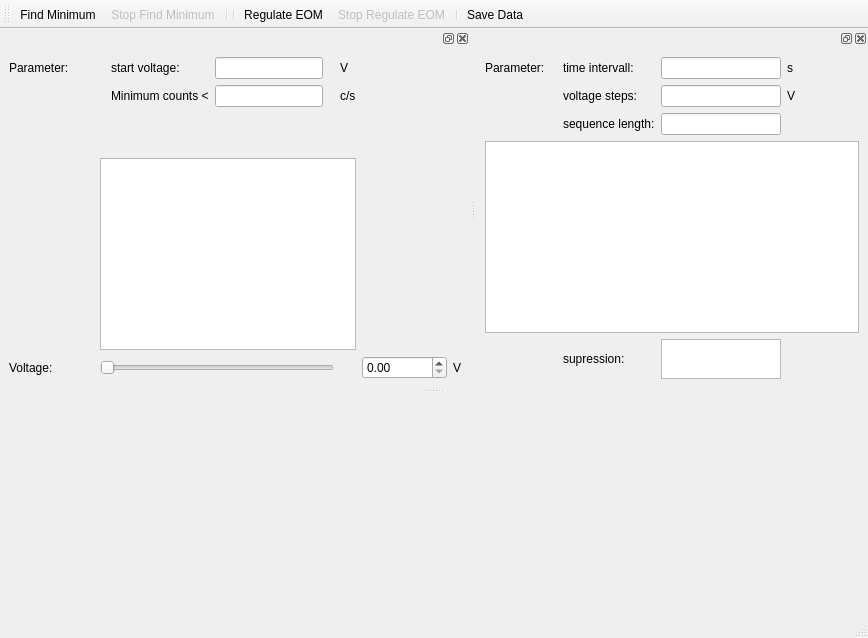
<?xml version="1.0" encoding="UTF-8"?>
<ui version="4.0">
 <class>MainWindow</class>
 <widget class="QMainWindow" name="MainWindow">
  <property name="enabled">
   <bool>true</bool>
  </property>
  <property name="geometry">
   <rect>
    <x>0</x>
    <y>0</y>
    <width>868</width>
    <height>638</height>
   </rect>
  </property>
  <property name="windowTitle">
   <string>qudi: Cavity Stabilisation</string>
  </property>
  <widget class="QWidget" name="centralwidget">
   <layout class="QHBoxLayout" name="horizontalLayout"/>
  </widget>
  <widget class="QStatusBar" name="statusbar"/>
  <widget class="QToolBar" name="scan_control_ToolBar">
   <property name="minimumSize">
    <size>
     <width>0</width>
     <height>0</height>
    </size>
   </property>
   <property name="font">
    <font>
     <kerning>false</kerning>
    </font>
   </property>
   <property name="windowTitle">
    <string>Counting Controls</string>
   </property>
   <property name="movable">
    <bool>true</bool>
   </property>
   <property name="toolButtonStyle">
    <enum>Qt::ToolButtonTextUnderIcon</enum>
   </property>
   <attribute name="toolBarArea">
    <enum>TopToolBarArea</enum>
   </attribute>
   <attribute name="toolBarBreak">
    <bool>false</bool>
   </attribute>
   <addaction name="action_start_find_minimum"/>
   <addaction name="action_stop_find_minimum"/>
   <addaction name="separator"/>
   <addaction name="separator"/>
   <addaction name="action_start_regulation"/>
   <addaction name="action_stop_regulation"/>
   <addaction name="separator"/>
   <addaction name="action_Save"/>
  </widget>
  <widget class="QMenuBar" name="menubar">
   <property name="geometry">
    <rect>
     <x>0</x>
     <y>0</y>
     <width>868</width>
     <height>21</height>
    </rect>
   </property>
  </widget>
  <widget class="QDockWidget" name="dockWidget">
   <property name="sizePolicy">
    <sizepolicy hsizetype="Preferred" vsizetype="Preferred">
     <horstretch>0</horstretch>
     <verstretch>0</verstretch>
    </sizepolicy>
   </property>
   <attribute name="dockWidgetArea">
    <number>4</number>
   </attribute>
   <widget class="QWidget" name="dockWidgetContents">
    <layout class="QGridLayout" name="gridLayout">
     <item row="4" column="0">
      <spacer name="horizontalSpacer_4">
       <property name="orientation">
        <enum>Qt::Horizontal</enum>
       </property>
       <property name="sizeHint" stdset="0">
        <size>
         <width>40</width>
         <height>20</height>
        </size>
       </property>
      </spacer>
     </item>
     <item row="0" column="5">
      <widget class="QLabel" name="label_13">
       <property name="sizePolicy">
        <sizepolicy hsizetype="Fixed" vsizetype="Preferred">
         <horstretch>0</horstretch>
         <verstretch>0</verstretch>
        </sizepolicy>
       </property>
       <property name="text">
        <string>V</string>
       </property>
      </widget>
     </item>
     <item row="1" column="2">
      <widget class="QLabel" name="label_12">
       <property name="text">
        <string>Minimum counts &lt;</string>
       </property>
      </widget>
     </item>
     <item row="0" column="3">
      <widget class="QLineEdit" name="lineEdit_4">
       <property name="sizePolicy">
        <sizepolicy hsizetype="Minimum" vsizetype="Fixed">
         <horstretch>0</horstretch>
         <verstretch>0</verstretch>
        </sizepolicy>
       </property>
      </widget>
     </item>
     <item row="1" column="3">
      <widget class="QLineEdit" name="lineEdit_5">
       <property name="sizePolicy">
        <sizepolicy hsizetype="Fixed" vsizetype="Fixed">
         <horstretch>0</horstretch>
         <verstretch>0</verstretch>
        </sizepolicy>
       </property>
      </widget>
     </item>
     <item row="5" column="1" colspan="4">
      <widget class="QSlider" name="horizontalSlider">
       <property name="orientation">
        <enum>Qt::Horizontal</enum>
       </property>
      </widget>
     </item>
     <item row="0" column="0">
      <widget class="QLabel" name="label_10">
       <property name="text">
        <string>Parameter:</string>
       </property>
      </widget>
     </item>
     <item row="5" column="0">
      <widget class="QLabel" name="label_3">
       <property name="text">
        <string>Voltage:</string>
       </property>
      </widget>
     </item>
     <item row="5" column="7">
      <widget class="QLabel" name="label_4">
       <property name="text">
        <string>V</string>
       </property>
      </widget>
     </item>
     <item row="5" column="6">
      <widget class="QDoubleSpinBox" name="doubleSpinBox"/>
     </item>
     <item row="0" column="2">
      <widget class="QLabel" name="label_11">
       <property name="text">
        <string>start voltage:</string>
       </property>
      </widget>
     </item>
     <item row="4" column="1" colspan="5">
      <widget class="QTextBrowser" name="textBrowser_2"/>
     </item>
     <item row="1" column="5">
      <widget class="QLabel" name="label_14">
       <property name="text">
        <string>c/s</string>
       </property>
      </widget>
     </item>
     <item row="4" column="6">
      <spacer name="horizontalSpacer_3">
       <property name="orientation">
        <enum>Qt::Horizontal</enum>
       </property>
       <property name="sizeHint" stdset="0">
        <size>
         <width>40</width>
         <height>20</height>
        </size>
       </property>
      </spacer>
     </item>
     <item row="2" column="3">
      <spacer name="verticalSpacer">
       <property name="orientation">
        <enum>Qt::Vertical</enum>
       </property>
       <property name="sizeHint" stdset="0">
        <size>
         <width>20</width>
         <height>40</height>
        </size>
       </property>
      </spacer>
     </item>
    </layout>
   </widget>
  </widget>
  <widget class="QDockWidget" name="dockWidget_2">
   <property name="sizePolicy">
    <sizepolicy hsizetype="Preferred" vsizetype="Preferred">
     <horstretch>0</horstretch>
     <verstretch>0</verstretch>
    </sizepolicy>
   </property>
   <attribute name="dockWidgetArea">
    <number>4</number>
   </attribute>
   <widget class="QWidget" name="dockWidgetContents_2">
    <layout class="QGridLayout" name="gridLayout_2">
     <item row="1" column="1">
      <widget class="QLabel" name="label_6">
       <property name="text">
        <string>voltage steps:</string>
       </property>
      </widget>
     </item>
     <item row="4" column="1">
      <widget class="QLabel" name="label">
       <property name="text">
        <string>supression:</string>
       </property>
      </widget>
     </item>
     <item row="0" column="0">
      <widget class="QLabel" name="label_2">
       <property name="text">
        <string>Parameter:</string>
       </property>
      </widget>
     </item>
     <item row="4" column="2">
      <widget class="QTextBrowser" name="textBrowser">
       <property name="maximumSize">
        <size>
         <width>120</width>
         <height>40</height>
        </size>
       </property>
      </widget>
     </item>
     <item row="3" column="0" colspan="4">
      <widget class="PlotWidget" name="scatterPlotWidget">
       <property name="enabled">
        <bool>true</bool>
       </property>
      </widget>
     </item>
     <item row="0" column="1">
      <widget class="QLabel" name="label_5">
       <property name="text">
        <string>time intervall:</string>
       </property>
      </widget>
     </item>
     <item row="4" column="3">
      <spacer name="horizontalSpacer_2">
       <property name="orientation">
        <enum>Qt::Horizontal</enum>
       </property>
       <property name="sizeHint" stdset="0">
        <size>
         <width>40</width>
         <height>20</height>
        </size>
       </property>
      </spacer>
     </item>
     <item row="2" column="1">
      <widget class="QLabel" name="label_7">
       <property name="text">
        <string>sequence length:</string>
       </property>
      </widget>
     </item>
     <item row="4" column="0">
      <spacer name="horizontalSpacer">
       <property name="orientation">
        <enum>Qt::Horizontal</enum>
       </property>
       <property name="sizeHint" stdset="0">
        <size>
         <width>40</width>
         <height>20</height>
        </size>
       </property>
      </spacer>
     </item>
     <item row="2" column="2">
      <widget class="QLineEdit" name="lineEdit"/>
     </item>
     <item row="1" column="2">
      <widget class="QLineEdit" name="lineEdit_2"/>
     </item>
     <item row="0" column="2">
      <widget class="QLineEdit" name="lineEdit_3"/>
     </item>
     <item row="1" column="3">
      <widget class="QLabel" name="label_8">
       <property name="text">
        <string>V</string>
       </property>
      </widget>
     </item>
     <item row="0" column="3">
      <widget class="QLabel" name="label_9">
       <property name="text">
        <string>s</string>
       </property>
      </widget>
     </item>
    </layout>
   </widget>
  </widget>
  <action name="action_start_find_minimum">
   <property name="checkable">
    <bool>false</bool>
   </property>
   <property name="icon">
    <iconset>
     <normaloff>../../artwork/icons/qudiTheme/22x22/start-counter.png</normaloff>../../artwork/icons/qudiTheme/22x22/start-counter.png</iconset>
   </property>
   <property name="text">
    <string>Find Minimum</string>
   </property>
   <property name="toolTip">
    <string>Increase voltage to minimum count signal</string>
   </property>
   <property name="menuRole">
    <enum>QAction::NoRole</enum>
   </property>
  </action>
  <action name="action_Save">
   <property name="checkable">
    <bool>false</bool>
   </property>
   <property name="icon">
    <iconset>
     <normaloff>../../artwork/icons/oxygen/22x22/document-save.png</normaloff>../../artwork/icons/oxygen/22x22/document-save.png</iconset>
   </property>
   <property name="text">
    <string>Save Data</string>
   </property>
   <property name="toolTip">
    <string>Save Data</string>
   </property>
  </action>
  <action name="action_start_regulation">
   <property name="icon">
    <iconset>
     <normaloff>../../artwork/icons/qudiTheme/22x22/optimize-position-poi.png</normaloff>../../artwork/icons/qudiTheme/22x22/optimize-position-poi.png</iconset>
   </property>
   <property name="text">
    <string>Regulate EOM</string>
   </property>
   <property name="toolTip">
    <string>Start Regulation of the EOM</string>
   </property>
   <property name="autoRepeat">
    <bool>true</bool>
   </property>
   <property name="visible">
    <bool>true</bool>
   </property>
  </action>
  <action name="action_stop_regulation">
   <property name="enabled">
    <bool>false</bool>
   </property>
   <property name="icon">
    <iconset>
     <normaloff>../../artwork/icons/qudiTheme/22x22/stop-scan.png</normaloff>../../artwork/icons/qudiTheme/22x22/stop-scan.png</iconset>
   </property>
   <property name="text">
    <string>Stop Regulate EOM</string>
   </property>
   <property name="toolTip">
    <string>Stops the regulation of the EOM</string>
   </property>
  </action>
  <action name="restore_default_view_Action">
   <property name="text">
    <string>&amp;Restore default</string>
   </property>
  </action>
  <action name="actionClose">
   <property name="icon">
    <iconset>
     <normaloff>../../artwork/icons/oxygen/22x22/application-exit.png</normaloff>../../artwork/icons/oxygen/22x22/application-exit.png</iconset>
   </property>
   <property name="text">
    <string>Close</string>
   </property>
  </action>
  <action name="action_stop_find_minimum">
   <property name="checkable">
    <bool>false</bool>
   </property>
   <property name="enabled">
    <bool>false</bool>
   </property>
   <property name="icon">
    <iconset>
     <normaloff>../../artwork/icons/qudiTheme/22x22/stop-counter.png</normaloff>../../artwork/icons/qudiTheme/22x22/stop-counter.png</iconset>
   </property>
   <property name="text">
    <string>Stop Find Minimum</string>
   </property>
   <property name="toolTip">
    <string>Stop increasing the voltage</string>
   </property>
  </action>
  <action name="action_show_labbook">
   <property name="text">
    <string>Show Labbook</string>
   </property>
  </action>
 </widget>
 <customwidgets>
  <customwidget>
   <class>PlotWidget</class>
   <extends>QGraphicsView</extends>
   <header>pyqtgraph</header>
  </customwidget>
 </customwidgets>
 <resources/>
 <connections>
  <connection>
   <sender>actionClose</sender>
   <signal>triggered()</signal>
   <receiver>MainWindow</receiver>
   <slot>close()</slot>
   <hints>
    <hint type="sourcelabel">
     <x>-1</x>
     <y>-1</y>
    </hint>
    <hint type="destinationlabel">
     <x>399</x>
     <y>299</y>
    </hint>
   </hints>
  </connection>
 </connections>
</ui>
